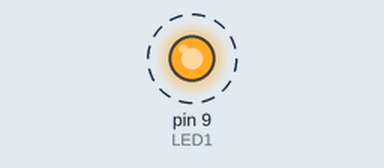
The sketch below on a simulated SparkFun Pro Micro, built with avr-gcc and run on an emulated ATmega32U4. Parts: output pins drawn as LEDs (lit = HIGH). Dashed ring = blinking.

Above: at 0.5 s.
Timing chart, 0 to 4.6 s (numbered marks = the images above):
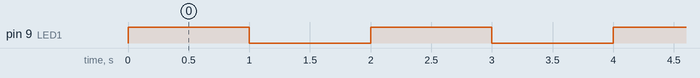

Measured:
- by itself, pin 9 (LED1): alternates HIGH for 1.0 s and LOW for 1.0 s

The sketch:

CircuitBasics_01_Blink.ino
```cpp
// Circuit Basics 01 - Blink with Delay

byte LED1 = 9; // this pin controls the LED
int flashTime = 1000; // this is how long the LED will flash

void setup() {
  pinMode(LED1, OUTPUT); // set LED pin for output

  TXLED1; // turn off onboard leds on pro micro
  RXLED1; // turn off onboard leds on pro micro

}

void loop() {

  digitalWrite(LED1, HIGH); // turn LED ON
  delay(flashTime); // wait for a duration
  digitalWrite(LED1, LOW); // turn LED OFF
  delay(flashTime); // wait for a duration

}
```
